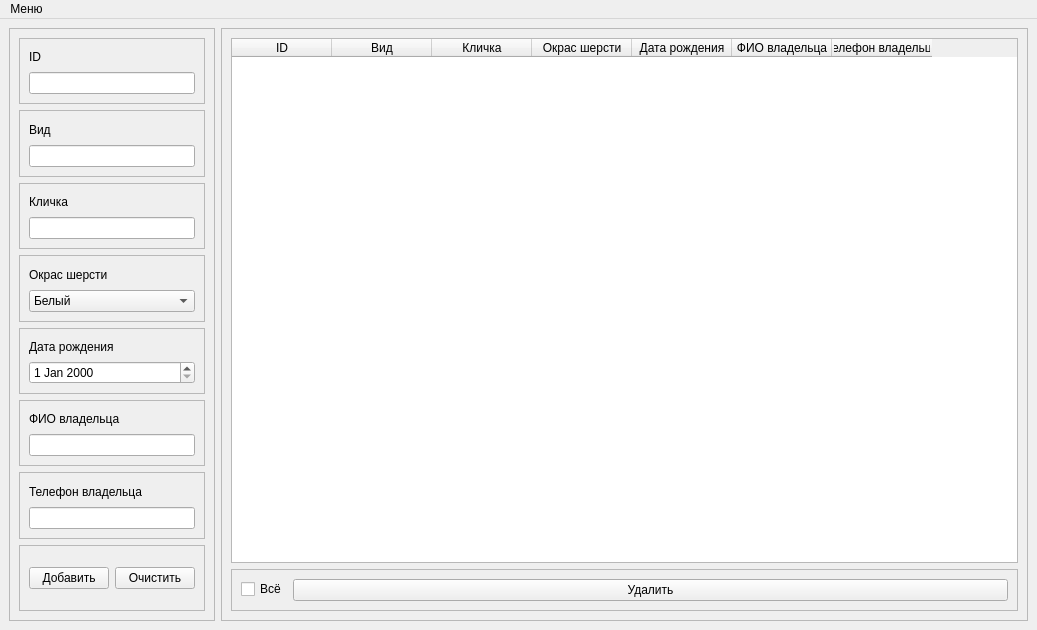
<?xml version="1.0" encoding="UTF-8"?>
<ui version="4.0">
 <class>MainWindow</class>
 <widget class="QMainWindow" name="MainWindow">
  <property name="geometry">
   <rect>
    <x>0</x>
    <y>0</y>
    <width>1037</width>
    <height>630</height>
   </rect>
  </property>
  <property name="windowTitle">
   <string>Lab 4</string>
  </property>
  <widget class="QWidget" name="centralwidget">
   <layout class="QFormLayout" name="formLayout_2">
    <item row="0" column="0">
     <widget class="QFrame" name="frame">
      <property name="frameShape">
       <enum>QFrame::StyledPanel</enum>
      </property>
      <property name="frameShadow">
       <enum>QFrame::Raised</enum>
      </property>
      <layout class="QVBoxLayout" name="verticalLayout">
       <item>
        <widget class="QFrame" name="input_id_box">
         <property name="frameShape">
          <enum>QFrame::StyledPanel</enum>
         </property>
         <property name="frameShadow">
          <enum>QFrame::Raised</enum>
         </property>
         <layout class="QGridLayout" name="gridLayout">
          <item row="0" column="0">
           <widget class="QLabel" name="label">
            <property name="text">
             <string>ID</string>
            </property>
           </widget>
          </item>
          <item row="1" column="0">
           <widget class="QLineEdit" name="edit_id"/>
          </item>
         </layout>
        </widget>
       </item>
       <item>
        <widget class="QFrame" name="input_type_box">
         <property name="frameShape">
          <enum>QFrame::StyledPanel</enum>
         </property>
         <property name="frameShadow">
          <enum>QFrame::Raised</enum>
         </property>
         <layout class="QVBoxLayout" name="verticalLayout_2">
          <item>
           <widget class="QLabel" name="label_2">
            <property name="text">
             <string>Вид</string>
            </property>
           </widget>
          </item>
          <item>
           <widget class="QLineEdit" name="edit_type"/>
          </item>
         </layout>
        </widget>
       </item>
       <item>
        <widget class="QFrame" name="input_nick_box">
         <property name="frameShape">
          <enum>QFrame::StyledPanel</enum>
         </property>
         <property name="frameShadow">
          <enum>QFrame::Raised</enum>
         </property>
         <layout class="QVBoxLayout" name="verticalLayout_3">
          <item>
           <widget class="QLabel" name="label_3">
            <property name="text">
             <string>Кличка</string>
            </property>
           </widget>
          </item>
          <item>
           <widget class="QLineEdit" name="edit_nick"/>
          </item>
         </layout>
        </widget>
       </item>
       <item>
        <widget class="QFrame" name="input_color_box">
         <property name="frameShape">
          <enum>QFrame::StyledPanel</enum>
         </property>
         <property name="frameShadow">
          <enum>QFrame::Raised</enum>
         </property>
         <layout class="QVBoxLayout" name="verticalLayout_4">
          <item>
           <widget class="QLabel" name="label_4">
            <property name="text">
             <string>Окрас шерсти</string>
            </property>
           </widget>
          </item>
          <item>
           <widget class="QComboBox" name="box_color">
            <item>
             <property name="text">
              <string>Белый</string>
             </property>
            </item>
            <item>
             <property name="text">
              <string>Чёрный</string>
             </property>
            </item>
            <item>
             <property name="text">
              <string>Серый</string>
             </property>
            </item>
            <item>
             <property name="text">
              <string>Коричневый</string>
             </property>
            </item>
            <item>
             <property name="text">
              <string>Рыжий</string>
             </property>
            </item>
            <item>
             <property name="text">
              <string>Другое</string>
             </property>
            </item>
           </widget>
          </item>
         </layout>
        </widget>
       </item>
       <item>
        <widget class="QFrame" name="input_birthday_box">
         <property name="frameShape">
          <enum>QFrame::StyledPanel</enum>
         </property>
         <property name="frameShadow">
          <enum>QFrame::Raised</enum>
         </property>
         <layout class="QVBoxLayout" name="verticalLayout_5">
          <item>
           <widget class="QLabel" name="label_5">
            <property name="text">
             <string>Дата рождения</string>
            </property>
           </widget>
          </item>
          <item>
           <widget class="QDateEdit" name="dateEdit"/>
          </item>
         </layout>
        </widget>
       </item>
       <item>
        <widget class="QFrame" name="input_owner_box">
         <property name="frameShape">
          <enum>QFrame::StyledPanel</enum>
         </property>
         <property name="frameShadow">
          <enum>QFrame::Raised</enum>
         </property>
         <layout class="QVBoxLayout" name="verticalLayout_7">
          <item>
           <widget class="QLabel" name="label_6">
            <property name="text">
             <string>ФИО владельца</string>
            </property>
           </widget>
          </item>
          <item>
           <widget class="QLineEdit" name="edit_owner"/>
          </item>
         </layout>
        </widget>
       </item>
       <item>
        <widget class="QFrame" name="input_phone_box">
         <property name="frameShape">
          <enum>QFrame::StyledPanel</enum>
         </property>
         <property name="frameShadow">
          <enum>QFrame::Raised</enum>
         </property>
         <layout class="QVBoxLayout" name="verticalLayout_8">
          <item>
           <widget class="QLabel" name="label_7">
            <property name="text">
             <string>Телефон владельца</string>
            </property>
           </widget>
          </item>
          <item>
           <widget class="QLineEdit" name="edit_phone"/>
          </item>
         </layout>
        </widget>
       </item>
       <item>
        <widget class="QFrame" name="btns_frame">
         <property name="frameShape">
          <enum>QFrame::StyledPanel</enum>
         </property>
         <property name="frameShadow">
          <enum>QFrame::Raised</enum>
         </property>
         <layout class="QHBoxLayout" name="horizontalLayout">
          <item>
           <widget class="QPushButton" name="btnAdd">
            <property name="text">
             <string>Добавить</string>
            </property>
           </widget>
          </item>
          <item>
           <widget class="QPushButton" name="btnClear">
            <property name="text">
             <string>Очистить</string>
            </property>
           </widget>
          </item>
         </layout>
        </widget>
       </item>
      </layout>
     </widget>
    </item>
    <item row="0" column="1">
     <widget class="QFrame" name="frame_3">
      <property name="frameShape">
       <enum>QFrame::StyledPanel</enum>
      </property>
      <property name="frameShadow">
       <enum>QFrame::Raised</enum>
      </property>
      <layout class="QVBoxLayout" name="verticalLayout_6">
       <item>
        <widget class="QTableWidget" name="mainTable">
         <property name="selectionBehavior">
          <enum>QAbstractItemView::SelectRows</enum>
         </property>
         <property name="showGrid">
          <bool>true</bool>
         </property>
         <attribute name="horizontalHeaderVisible">
          <bool>true</bool>
         </attribute>
         <attribute name="horizontalHeaderCascadingSectionResizes">
          <bool>true</bool>
         </attribute>
         <attribute name="horizontalHeaderShowSortIndicator" stdset="0">
          <bool>false</bool>
         </attribute>
         <attribute name="horizontalHeaderStretchLastSection">
          <bool>false</bool>
         </attribute>
         <column>
          <property name="text">
           <string>ID</string>
          </property>
         </column>
         <column>
          <property name="text">
           <string>Вид</string>
          </property>
         </column>
         <column>
          <property name="text">
           <string>Кличка</string>
          </property>
         </column>
         <column>
          <property name="text">
           <string>Окрас шерсти</string>
          </property>
         </column>
         <column>
          <property name="text">
           <string>Дата рождения</string>
          </property>
         </column>
         <column>
          <property name="text">
           <string>ФИО владельца</string>
          </property>
         </column>
         <column>
          <property name="text">
           <string>Телефон владельца</string>
          </property>
         </column>
        </widget>
       </item>
       <item>
        <widget class="QFrame" name="frame_2">
         <property name="frameShape">
          <enum>QFrame::StyledPanel</enum>
         </property>
         <property name="frameShadow">
          <enum>QFrame::Raised</enum>
         </property>
         <layout class="QFormLayout" name="formLayout">
          <item row="0" column="0">
           <widget class="QCheckBox" name="cbAll">
            <property name="text">
             <string>Всё</string>
            </property>
           </widget>
          </item>
          <item row="0" column="1">
           <widget class="QPushButton" name="btnDelete">
            <property name="text">
             <string>Удалить</string>
            </property>
           </widget>
          </item>
         </layout>
        </widget>
       </item>
      </layout>
     </widget>
    </item>
   </layout>
  </widget>
  <widget class="QMenuBar" name="menuBar">
   <property name="geometry">
    <rect>
     <x>0</x>
     <y>0</y>
     <width>1037</width>
     <height>26</height>
    </rect>
   </property>
   <widget class="QMenu" name="mainMenu">
    <property name="tearOffEnabled">
     <bool>false</bool>
    </property>
    <property name="title">
     <string>Меню</string>
    </property>
    <addaction name="searchAct"/>
   </widget>
   <addaction name="mainMenu"/>
  </widget>
  <action name="searchAct">
   <property name="text">
    <string>Поиск</string>
   </property>
  </action>
 </widget>
 <resources/>
 <connections>
  <connection>
   <sender>btnClear</sender>
   <signal>clicked()</signal>
   <receiver>edit_phone</receiver>
   <slot>clear()</slot>
   <hints>
    <hint type="sourcelabel">
     <x>177</x>
     <y>575</y>
    </hint>
    <hint type="destinationlabel">
     <x>177</x>
     <y>528</y>
    </hint>
   </hints>
  </connection>
  <connection>
   <sender>btnClear</sender>
   <signal>clicked()</signal>
   <receiver>edit_owner</receiver>
   <slot>clear()</slot>
   <hints>
    <hint type="sourcelabel">
     <x>210</x>
     <y>572</y>
    </hint>
    <hint type="destinationlabel">
     <x>195</x>
     <y>457</y>
    </hint>
   </hints>
  </connection>
  <connection>
   <sender>btnClear</sender>
   <signal>clicked()</signal>
   <receiver>edit_nick</receiver>
   <slot>clear()</slot>
   <hints>
    <hint type="sourcelabel">
     <x>157</x>
     <y>582</y>
    </hint>
    <hint type="destinationlabel">
     <x>187</x>
     <y>223</y>
    </hint>
   </hints>
  </connection>
  <connection>
   <sender>btnClear</sender>
   <signal>clicked()</signal>
   <receiver>edit_type</receiver>
   <slot>clear()</slot>
   <hints>
    <hint type="sourcelabel">
     <x>147</x>
     <y>582</y>
    </hint>
    <hint type="destinationlabel">
     <x>182</x>
     <y>144</y>
    </hint>
   </hints>
  </connection>
  <connection>
   <sender>btnClear</sender>
   <signal>clicked()</signal>
   <receiver>edit_id</receiver>
   <slot>clear()</slot>
   <hints>
    <hint type="sourcelabel">
     <x>156</x>
     <y>576</y>
    </hint>
    <hint type="destinationlabel">
     <x>173</x>
     <y>70</y>
    </hint>
   </hints>
  </connection>
 </connections>
</ui>
